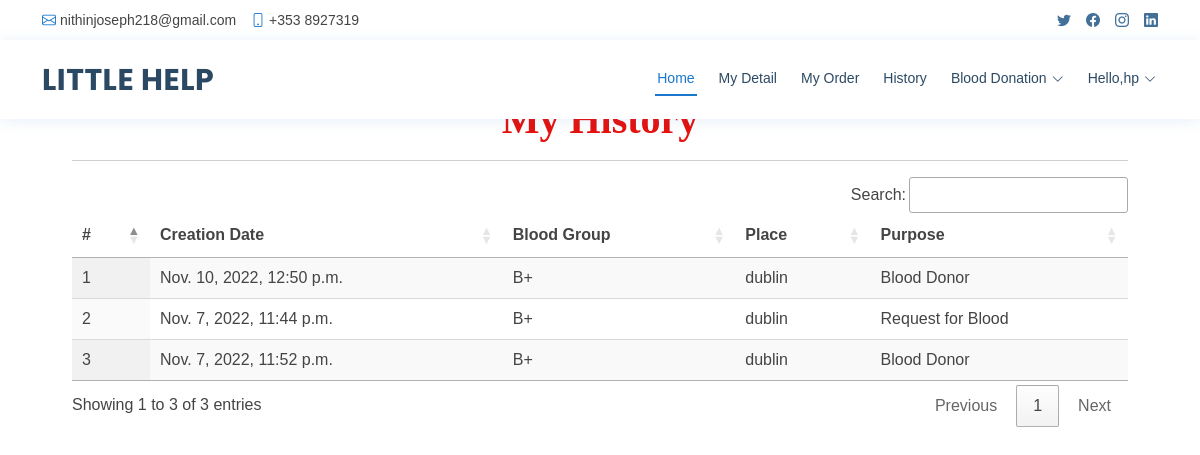
/history (signed in), run on the app's committed database.
### blood_app/models.py (models this page shows, shortened)
class Blood_Donation(models.Model):
    status = models.CharField(max_length=100, null=True, blank=True)
    user = models.ForeignKey(UserProfile, on_delete=models.CASCADE, null=True, blank=True)
    blood_group = models.ForeignKey(Category, on_delete=models.CASCADE, null=True, blank=True)
    place = models.CharField(max_length=100, null=True, blank=True)
    purpose = models.CharField(max_length=100, null=True, blank=True)
    created = models.DateTimeField(auto_now=True,null=True)
    active = models.BooleanField(null=True, blank=True, default=False)

class Category(models.Model):
    name = models.CharField(max_length=100, null=True, blank=True)

### blood_app/views.py (the view)
# urls.py: path('history', history, name='history'),
def history(request):
    user = UserProfile.objects.get(user=request.user)
    data = Blood_Donation.objects.filter(user=user)
    return render(request, "history.html", {'data':data})

### blood_app/templates/history.html (shortened to what this page needs)
{% extends 'index.html' %}
{% load static %}
{% block body %}
<div class="container-fluid" style="width:90%;margin-top:8%">
                    <div class="container-fluid">
                        <h1 align="center" style="font-weight:bold;font-family : 'Monotype Corsiva' ; color : #E6120E ;margin-top:4%">My History
                        </h1>
                         </div><hr>
                                <table id="example" class="display" style="width:100%">
                                  <thead>
                                    <tr>
                                      <th>#</th>
                                      <th>Creation Date</th>
                                      <th>Blood Group</th>
                                      <th>Place</th>
                                      <th>Purpose</th>
                                  </tr>
                              </thead>
                              <tbody>
                              {% for i in data %}
                                <tr>
                                  <td>{{forloop.counter}}</td>
                                  <td>{{i.created}}</td>
                                  <td>{{i.blood_group.name}}</td>
                                  <td>{{i.place}}</td>
                                  <td>{{i.purpose}}</td>
                              </tr>
                              {% endfor %}
                          </tbody>
                      </table>
                  </div>
{% endblock %}

### blood_app/templates/index.html (shortened to what this page needs)
<!DOCTYPE html>
<html lang="en">
  {% load static %}
<head>
  <link href="{% static 'vendor/fontawesome-free/css/all.min.css' %}" rel="stylesheet">
  <link href="{% static 'vendor/animate.css/animate.min.css' %}" rel="stylesheet">
  <link href="{% static 'vendor/bootstrap/css/bootstrap.min.css' %}" rel="stylesheet">
  <link href="{% static 'vendor/bootstrap-icons/bootstrap-icons.css' %}" rel="stylesheet">
  <link href="{% static 'vendor/boxicons/css/boxicons.min.css' %}" rel="stylesheet">
  <link href="{% static 'vendor/glightbox/css/glightbox.min.css' %}" rel="stylesheet">
  <link href="{% static 'vendor/remixicon/remixicon.css' %}" rel="stylesheet">
  <link href="{% static 'vendor/swiper/swiper-bundle.min.css' %}" rel="stylesheet">
  <link href="{% static 'css/style.css' %}" rel="stylesheet">
  <link rel="stylesheet" href="https://cdnjs.cloudflare.com/ajax/libs/font-awesome/4.7.0/css/font-awesome.min.css">
  <link rel='stylesheet' type='text/css' href="https://cdn.datatables.net/1.10.21/css/jquery.dataTables.min.css">
  <link rel='stylesheet' type='text/css' href="https://cdn.datatables.net/buttons/1.6.2/css/buttons.dataTables.min.css">
</head>
<body>
  <div id="topbar" class="d-flex align-items-center fixed-top">
    <div class="container d-flex justify-content-between">
      <div class="contact-info d-flex align-items-center">
        <i class="bi bi-envelope"></i> <a href="nithinjoseph218@gmail.com">nithinjoseph218@gmail.com</a>
        <i class="bi bi-phone"></i> +353 8927319
      </div>
      <div class="d-none d-lg-flex social-links align-items-center">
        <a href="#" class="twitter"><i class="bi bi-twitter"></i></a>
        <a href="#" class="facebook"><i class="bi bi-facebook"></i></a>
        <a href="#" class="instagram"><i class="bi bi-instagram"></i></a>
        <a href="#" class="linkedin"><i class="bi bi-linkedin"></i></i></a>
      </div>
    </div>
  </div>
  <header id="header" class="fixed-top">
    <div class="container d-flex align-items-center">
      <h1 class="logo me-auto"><a href="index.html">LITTLE HELP</a></h1>
      {% if request.user.is_staff %}
      <nav id="navbar" class="navbar order-last order-lg-0">
        <ul>
          <li><a class="nav-link scrollto active" href="{% url 'admin_home' %}">Home</a></li>
          <li class="dropdown"><a href="#"><span>Category</span> <i class="bi bi-chevron-down"></i></a>
            <ul>
              <li><a href="/add_category">Add Blood Category</a></li>
              <li><a href="/view_category">View Blood Category</a></li>
            </ul>
          </li>
          <li><a class="nav-link scrollto" href="/view_user">Users</a></li>
          <li><a class="nav-link scrollto" href="/all_order">All Order</a></li>
          <li class="dropdown"><a href="#"><span>Blood Donation</span> <i class="bi bi-chevron-down"></i></a>
            <ul>
              <li><a href="/request_blood">Request for Blood</a></li>
              <li><a href="/donator_blood">Donate for Blood</a></li>
            </ul>
          </li>
          <li class="dropdown">
            <a href="#" class="appointment-btn scrollto" style="color: #fff;"><span class="d-none d-md-inline">Welcome,</span> {{request.user.username}} <i class="bi bi-chevron-down"></i></a>
            <ul>
              <li><a href="{% url 'change_password' %}">Password</a></li>
              <li><a href="{% url 'logout' %}">Logout</a></li>
            </ul>
          </li>
        </ul>
        <i class="bi bi-list mobile-nav-toggle"></i>
      </nav>
      {% elif request.user.is_authenticated %}
      <nav id="navbar" class="navbar order-last order-lg-0">
        <ul>
          <li><a class="nav-link scrollto active" href="{% url 'home' %}">Home</a></li>
          <li><a class="nav-link scrollto" href="/profile">My Detail</a></li>
          <li><a class="nav-link scrollto" href="/my_order">My Order</a></li>
          <li><a class="nav-link scrollto" href="/history">History</a></li>
          <li class="dropdown"><a href="#"><span>Blood Donation</span> <i class="bi bi-chevron-down"></i></a>
          </li>
          <li class="dropdown"><a href="#"><span>Hello,{{request.user.username}}</span> <i class="bi bi-chevron-down"></i></a>
          </li>
        </ul>
      </nav>
      {% endif %}
  </header>
  <div class="mt-5 mb-5" style="margin-top:14%">
  {% block body %}
  {% endblock %}
  </div>
</body>
</html>

### blood_app/static/css/style.css (style rules this page uses)
body { font-family: "Open Sans", sans-serif; color: #444444; }
a { color: #1977cc; text-decoration: none; }
h1, h2, h3, h4, h5, h6 { font-family: "Raleway", sans-serif; }
#topbar { background: #fff; height: 40px; font-size: 14px; transition: all 0.5s; z-index: 996; }
#topbar .contact-info a { line-height: 1; color: #444444; transition: 0.3s; }
#topbar .contact-info i { color: #1977cc; padding-right: 4px; margin-left: 15px; line-height: 0; }
#topbar .contact-info i:first-child { margin-left: 0; }
#topbar .social-links a { color: #437099; padding-left: 15px; display: inline-block; line-height: 1px; transition: 0.3s; }
#topbar .social-links a:first-child { border-left: 0; }
#header { background: #fff; transition: all 0.5s; z-index: 997; padding: 15px 0; top: 40px; box-shadow: 0px 2px 15px rgba(25, 119, 204, 0.1); }
#header .logo { font-size: 30px; margin: 0; padding: 0; line-height: 1; font-weight: 700; letter-spacing: 0.5px; font-family: "Poppins", sans-serif; }
#header .logo a { color: #2c4964; }
.navbar { padding: 0; }
.navbar ul { margin: 0; padding: 0; display: flex; list-style: none; align-items: center; }
.navbar li { position: relative; }
.navbar>ul>li { position: relative; white-space: nowrap; padding: 8px 0 8px 20px; }
.navbar a, .navbar a:focus { display: flex; align-items: center; justify-content: space-between; font-size: 14px; color: #2c4964; white-space: nowrap; transition: 0.3s; border-bottom: 2px solid #fff; padding: 5px 2px; }
.navbar a i, .navbar a:focus i { font-size: 12px; line-height: 0; margin-left: 5px; }
.navbar a:hover, .navbar .active, .navbar .active:focus, .navbar li:hover>a { color: #1977cc; border-color: #1977cc; }

### blood_app/templates/history.html (style rules this page uses)
body { font-family: Arial, Helvetica, sans-serif; }

### data on the page
Blood_Donation: created "Nov. 10, 2022, 12:50 p.m.", blood_group.name "B+", place "dublin", purpose "Blood Donor"
Blood_Donation: created "Nov. 7, 2022, 11:44 p.m.", blood_group.name "B+", place "dublin", purpose "Request for Blood"
Blood_Donation: created "Nov. 7, 2022, 11:52 p.m.", blood_group.name "B+", place "dublin", purpose "Blood Donor"

### other printed values
{{ request.user.username }} "hp"
